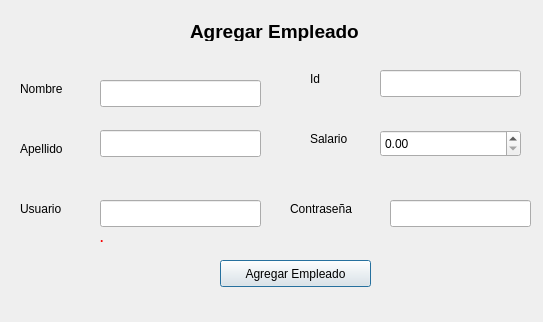
<?xml version="1.0" encoding="UTF-8"?>
<ui version="4.0">
 <class>AddEmp</class>
 <widget class="QDialog" name="AddEmp">
  <property name="geometry">
   <rect>
    <x>0</x>
    <y>0</y>
    <width>543</width>
    <height>322</height>
   </rect>
  </property>
  <property name="windowTitle">
   <string>Dialog</string>
  </property>
  <widget class="QLabel" name="label">
   <property name="geometry">
    <rect>
     <x>190</x>
     <y>20</y>
     <width>171</width>
     <height>21</height>
    </rect>
   </property>
   <property name="text">
    <string>&lt;html&gt;&lt;head/&gt;&lt;body&gt;&lt;p&gt;&lt;span style=&quot; font-size:14pt; font-weight:600;&quot;&gt;Agregar Empleado&lt;/span&gt;&lt;/p&gt;&lt;/body&gt;&lt;/html&gt;</string>
   </property>
  </widget>
  <widget class="QLabel" name="label_2">
   <property name="geometry">
    <rect>
     <x>20</x>
     <y>80</y>
     <width>67</width>
     <height>17</height>
    </rect>
   </property>
   <property name="text">
    <string>Nombre</string>
   </property>
  </widget>
  <widget class="QLabel" name="label_3">
   <property name="geometry">
    <rect>
     <x>20</x>
     <y>140</y>
     <width>67</width>
     <height>17</height>
    </rect>
   </property>
   <property name="text">
    <string>Apellido</string>
   </property>
  </widget>
  <widget class="QLabel" name="label_4">
   <property name="geometry">
    <rect>
     <x>20</x>
     <y>200</y>
     <width>67</width>
     <height>17</height>
    </rect>
   </property>
   <property name="text">
    <string>Usuario</string>
   </property>
  </widget>
  <widget class="QLabel" name="label_5">
   <property name="geometry">
    <rect>
     <x>290</x>
     <y>200</y>
     <width>81</width>
     <height>17</height>
    </rect>
   </property>
   <property name="text">
    <string>Contraseña</string>
   </property>
  </widget>
  <widget class="QLabel" name="label_6">
   <property name="geometry">
    <rect>
     <x>310</x>
     <y>70</y>
     <width>67</width>
     <height>17</height>
    </rect>
   </property>
   <property name="text">
    <string>Id</string>
   </property>
  </widget>
  <widget class="QLabel" name="label_7">
   <property name="geometry">
    <rect>
     <x>310</x>
     <y>130</y>
     <width>67</width>
     <height>17</height>
    </rect>
   </property>
   <property name="text">
    <string>Salario</string>
   </property>
  </widget>
  <widget class="QLineEdit" name="tf_nombre">
   <property name="geometry">
    <rect>
     <x>100</x>
     <y>80</y>
     <width>161</width>
     <height>27</height>
    </rect>
   </property>
  </widget>
  <widget class="QLineEdit" name="tf_apellido">
   <property name="geometry">
    <rect>
     <x>100</x>
     <y>130</y>
     <width>161</width>
     <height>27</height>
    </rect>
   </property>
  </widget>
  <widget class="QLineEdit" name="tf_pass">
   <property name="geometry">
    <rect>
     <x>390</x>
     <y>200</y>
     <width>141</width>
     <height>27</height>
    </rect>
   </property>
  </widget>
  <widget class="QLineEdit" name="tf_usuario">
   <property name="geometry">
    <rect>
     <x>100</x>
     <y>200</y>
     <width>161</width>
     <height>27</height>
    </rect>
   </property>
  </widget>
  <widget class="QLineEdit" name="tf_Id">
   <property name="geometry">
    <rect>
     <x>380</x>
     <y>70</y>
     <width>141</width>
     <height>27</height>
    </rect>
   </property>
  </widget>
  <widget class="QPushButton" name="pushButton">
   <property name="geometry">
    <rect>
     <x>220</x>
     <y>260</y>
     <width>151</width>
     <height>27</height>
    </rect>
   </property>
   <property name="text">
    <string>Agregar Empleado</string>
   </property>
  </widget>
  <widget class="QDoubleSpinBox" name="sp_salario">
   <property name="geometry">
    <rect>
     <x>380</x>
     <y>130</y>
     <width>141</width>
     <height>27</height>
    </rect>
   </property>
   <property name="maximum">
    <double>1000000000.000000000000000</double>
   </property>
  </widget>
  <widget class="QLabel" name="label_existe">
   <property name="geometry">
    <rect>
     <x>100</x>
     <y>230</y>
     <width>161</width>
     <height>17</height>
    </rect>
   </property>
   <property name="text">
    <string>&lt;html&gt;&lt;head/&gt;&lt;body&gt;&lt;p&gt;&lt;span style=&quot; font-weight:600; color:#f70000;&quot;&gt;.&lt;/span&gt;&lt;/p&gt;&lt;/body&gt;&lt;/html&gt;</string>
   </property>
  </widget>
 </widget>
 <resources/>
 <connections/>
</ui>
